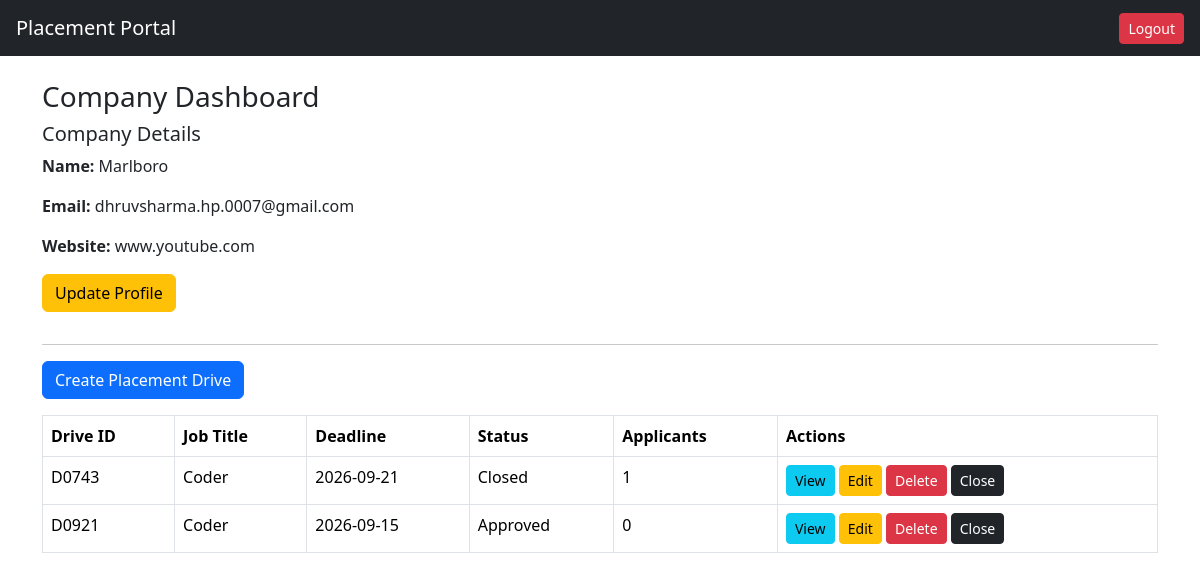
Page /company (signed in) on the earlier database version.
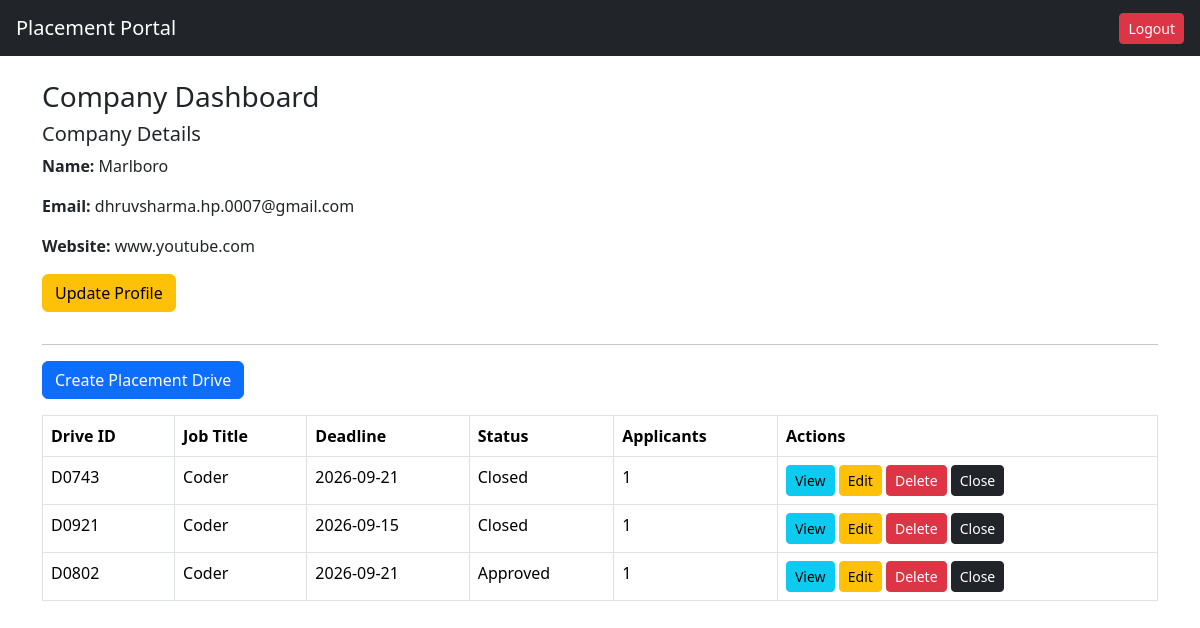
Same page on the later database version.
### tables this page shows
CREATE TABLE drive(
        id INTEGER PRIMARY KEY AUTOINCREMENT,
        drive_uid TEXT UNIQUE,
        company_id INTEGER,
        job_title TEXT,
        job_description TEXT,
        eligibility TEXT,
        deadline TEXT,
        status TEXT DEFAULT 'Pending'
    );

### app.py (the view)
@app.route("/company")
def company_dashboard():
    if session.get("role") != "company":
        return redirect("/")
    company_id = session["user_id"]
    conn = get_connection()
    company = conn.execute(
        "SELECT * FROM company WHERE id=?",
        (company_id,)
    ).fetchone()
    if company["is_active"] == 0:
        conn.close()
        return "Your company account has been blacklisted by admin."
    drives = conn.execute("""
    SELECT drive.*,
    (SELECT COUNT(*) FROM application
     WHERE application.drive_id = drive.id) AS applicants
    FROM drive
    WHERE company_id = ?
    """,(company_id,)).fetchall()
    conn.close()
    return render_template(
        "company_dashboard.html",
        company=company,
        drives=drives
    )

### models.py (called while the page is built)
def get_connection():
    conn = sqlite3.connect(DATABASE)
    conn.row_factory = sqlite3.Row
    return conn

### templates/company_dashboard.html
{% extends "base.html" %}
{% block content %}
<h3>Company Dashboard</h3>
<h5>Company Details</h5>
<p><b>Name:</b> {{ company.company_name }}</p>
<p><b>Email:</b> {{ company.email }}</p>
<p><b>Website:</b> {{ company.website }}</p>
<a href="/company/edit_profile" class="btn btn-warning mb-3">
Update Profile
</a>
<hr>
<a href="/create_drive" class="btn btn-primary mb-3">
Create Placement Drive
</a>
<table class="table table-bordered">
<tr>
<th>Drive ID</th>
<th>Job Title</th>
<th>Deadline</th>
<th>Status</th>
<th>Applicants</th>
<th>Actions</th>
</tr>
{% for d in drives %}
<tr>
<td>{{ d.drive_uid }}</td>
<td>{{ d.job_title }}</td>
<td>{{ d.deadline }}</td>
<td>{{ d.status }}</td>
<td>{{ d.applicants }}</td>
<td>
<a href="/company/applications/{{ d.id }}" class="btn btn-info btn-sm">
View
</a>
<a href="/company/edit_drive/{{ d.id }}" class="btn btn-warning btn-sm">
Edit
</a>
<a href="/company/delete_drive/{{ d.id }}" class="btn btn-danger btn-sm">
Delete
</a>
<a href="/company/close_drive/{{ d.id }}" class="btn btn-dark btn-sm">
Close
</a>
</td>
</tr>
{% endfor %}
</table>
{% endblock %}

Differences in the rows shown:
changed drive (number 2 of 3 on the later page): status "Approved" → "Closed"; applicants "0" → "1"
added drive: drive_uid "D0802", job_title "Coder", deadline "2026-09-21", status "Approved", applicants "1"
